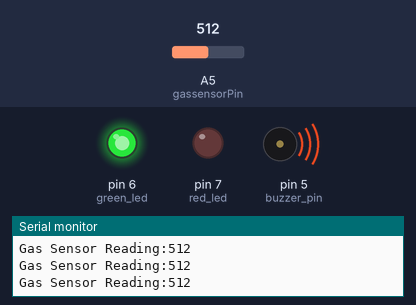
This sketch was run on a simulated Arduino Uno, built with avr-gcc and run on an emulated ATmega328P. Parts: output pins drawn as LEDs (lit = HIGH), buzzer (waves = sounding), the last lines printed to the serial monitor. The inputs (shaded band) are chosen by the test bench; at power-on: A5 (gassensorPin) = 512.

Above: at 1.2 s.
1.3 s: A5 (gassensorPin) set to 414
2.8 s: A5 (gassensorPin) set to 389
At 3.1 s:
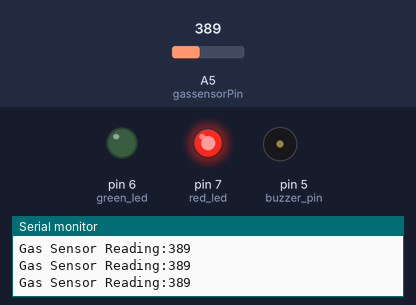
4.3 s: A5 (gassensorPin) set to 410
At 5.5 s:
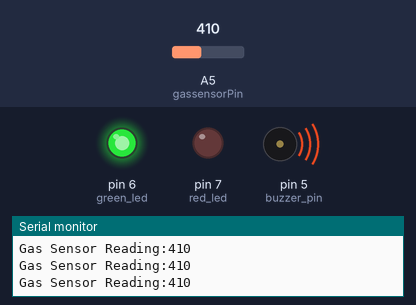
5.8 s: A5 (gassensorPin) set to 390
At 7.1 s:
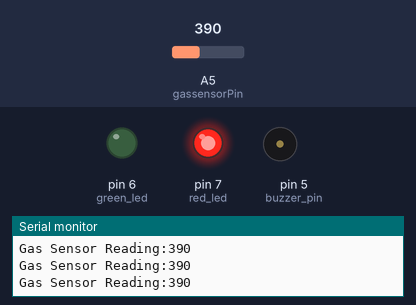
Timing chart, 0 to 8.3 s (numbered marks = the images above; inputs shaded):
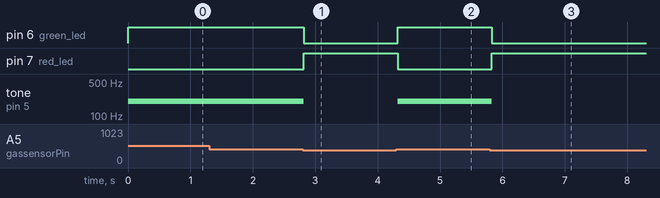

The sketch:

code.ino
```cpp
int gassensor = 0;
const int gassensorPin =A5;
const int threshold = 400;
int green_led = 6;
int red_led = 7;
int buzzer_pin = 5;

void setup()
{
  Serial.begin(9600);
  pinMode(green_led , OUTPUT);
  pinMode(red_led  , OUTPUT);
  pinMode(buzzer_pin , OUTPUT);
}

void loop()
{
  gassensor = analogRead(gassensorPin);
  Serial.print("Gas Sensor Reading:");
  Serial.println(gassensor);

  if(gassensor > threshold){
    digitalWrite(red_led,LOW);
    digitalWrite(green_led,HIGH);
    tone (buzzer_pin, 200, 500);
  }
  else{
    digitalWrite(red_led,HIGH);
    digitalWrite(green_led,LOW);
    noTone (buzzer_pin);
  }
  delay(100);
}
```

Measured:
- the behaviour switches between 401 and 400 on A5 (gassensorPin) (found by bisection; images 0 and 1)
- after the input at 2.8 s, pin 6 (green_led): HIGH → LOW at once; pin 7 (red_led): LOW → HIGH at once; tone on pin 5 (buzzer_pin): 200 Hz → silent at once
- after the input at 4.3 s, pin 6 (green_led): LOW → HIGH at once; pin 7 (red_led): HIGH → LOW at once; tone on pin 5 (buzzer_pin): silent → 200 Hz at once
- after the input at 5.8 s, pin 6 (green_led): HIGH → LOW at once; pin 7 (red_led): LOW → HIGH at once; tone on pin 5 (buzzer_pin): 200 Hz → silent at once
